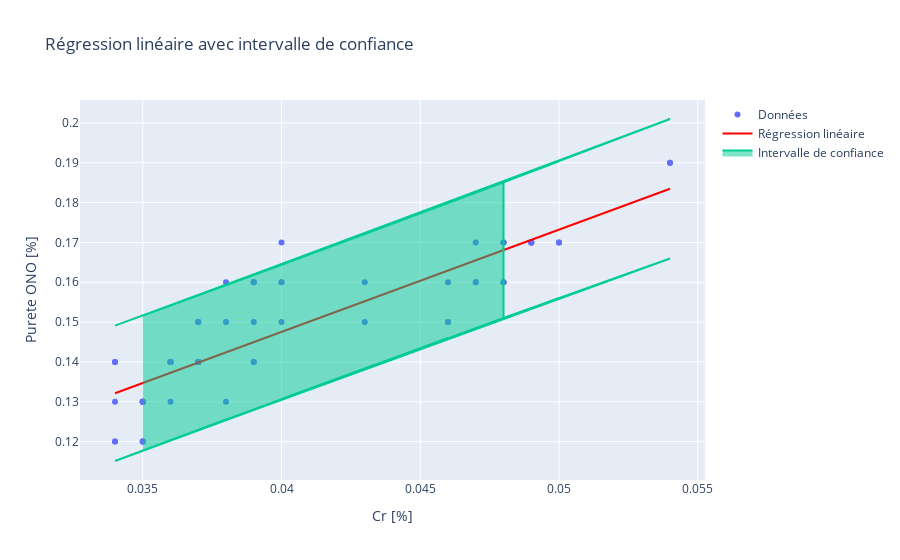

This figure's notebook cell:
### Code cell
x_name, y_name = 'Cr [%]','Purete ONO [%]'
width=1.96
file_name = 'Regression_Ono_Cr.pdf'
plot_linear_regression_with_predict_intervals(df_conforme_without_outliers,x_name, y_name, width, file_name)
